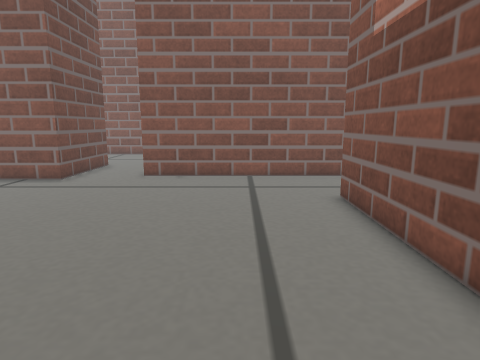
View 1 (above)

19 first-person views from a walk through a world built for the Gazebo simulator. The camera is 0.24 m above the floor, tilts 10° down and sees 75° across. The floor is counted in squares, 0.1 m on a side. Each view is taken from the middle of a square. On the plan, view 1 faces up. The plan holds only what a view shows up to about 19 squares ahead; the rest is blank.

View 2
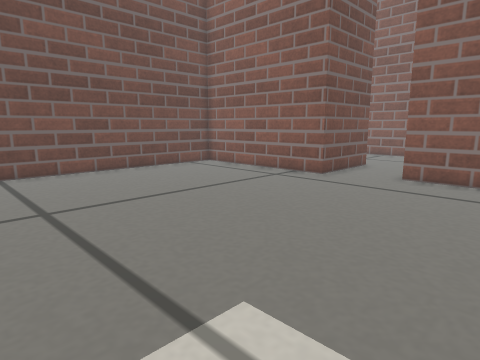

View 3
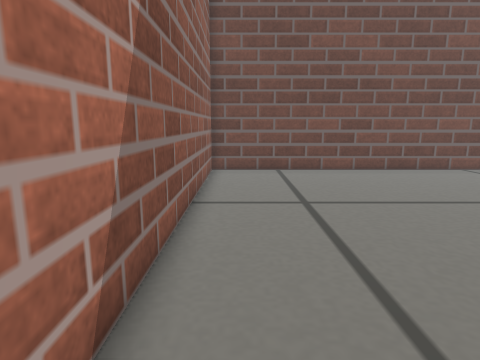

View 4
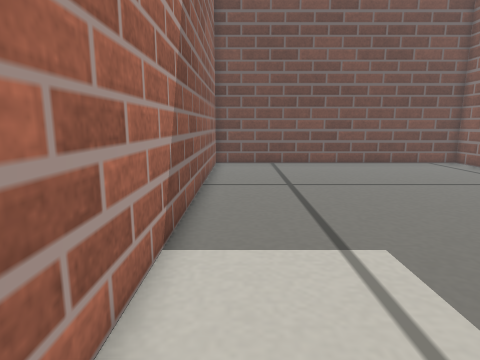

View 5
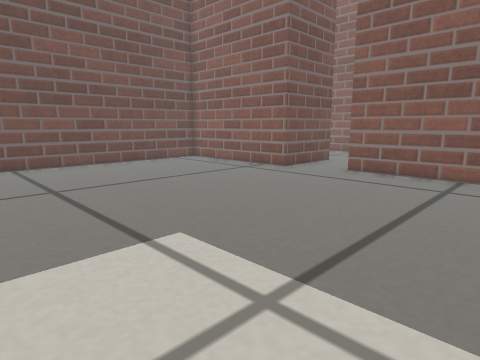

View 6
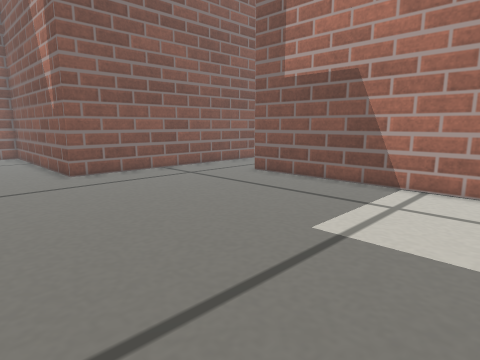

View 7
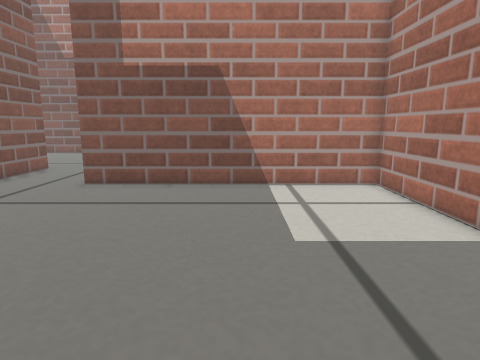

View 8
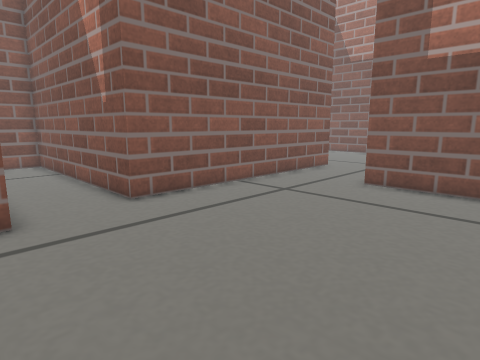

View 9
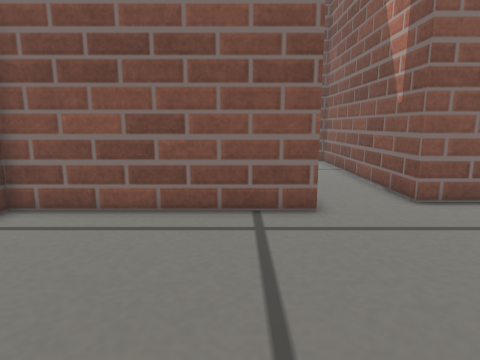

View 10
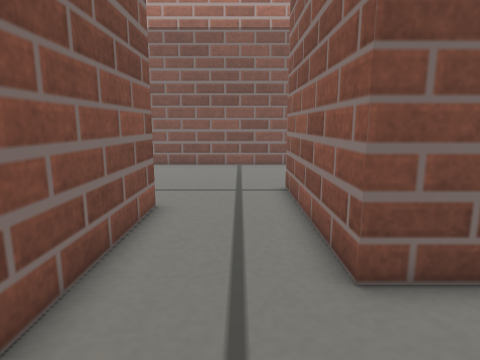

View 11
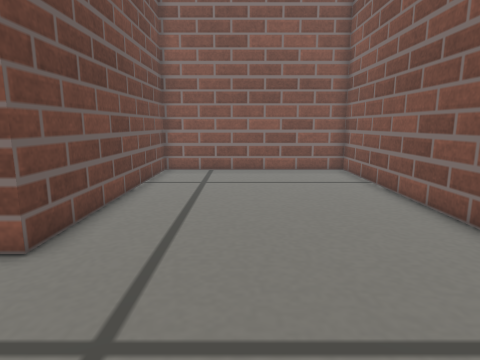

View 12
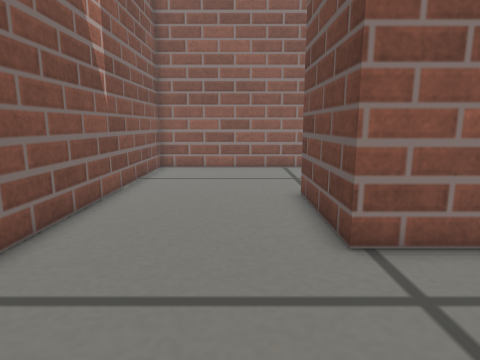

View 13
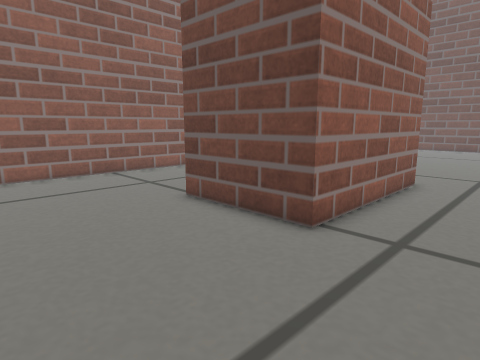

View 14
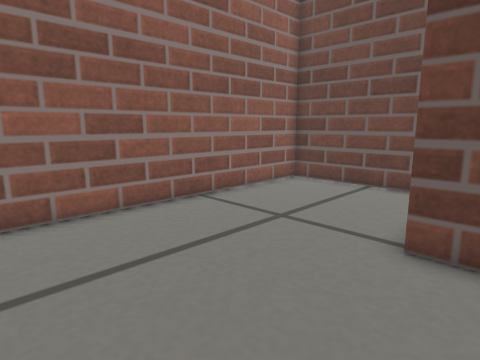

View 15
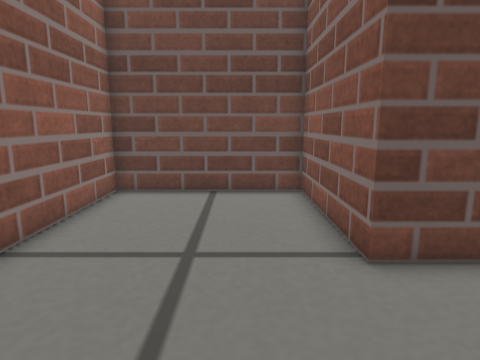

View 16
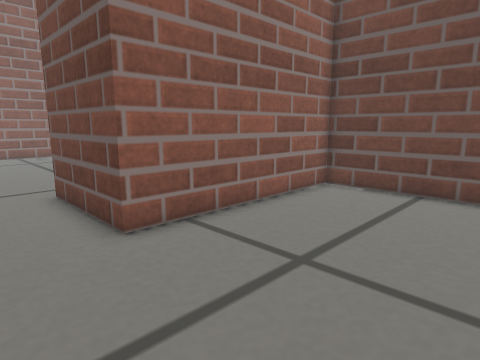

View 17
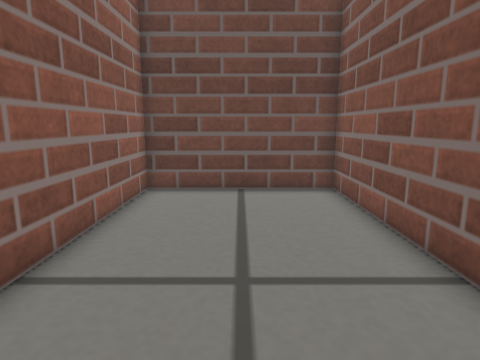

View 18
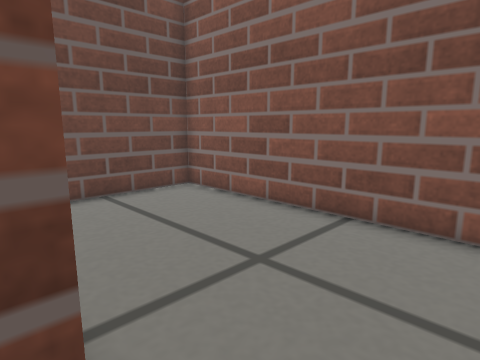

View 19
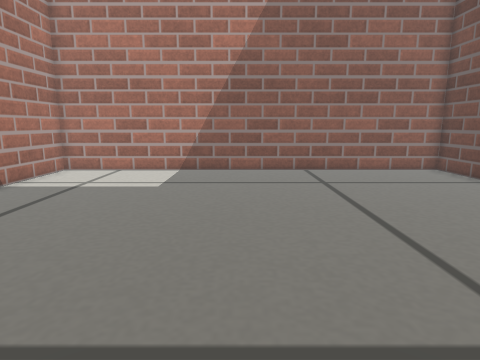

### Floor plan
Ten units are one square. View 1 is at (0, 0); x grows to the right and y downward. Boxes are objects, and circles mark ways between rooms. Rooms are numbered by the first view taken in them; rooms with no view inside come last. Other rooms are left out.
<svg viewBox="-170 -260 350 280">
<path fill="none" stroke="#000" d="M25 -145 -45 -145 -45 -195M-78 -185 -78 -135 -165 -135 -165 15 34 15 34 -102M34 -102 109 -102 109 -53 49 -53 49 15 175 15 175 -255 80 -255 80 -145 25 -145M-45 -195 -45 -255 -165 -255 -165 -185 -78 -185"/>
<circle cx="22" cy="-125" r="3" fill="#2a7"/>
<circle cx="-60" cy="-187" r="3" fill="#2a7"/>
<text x="-60" y="-70">1</text>
<text x="120" y="-120">2</text>
<text x="-110" y="-220">3</text>
</svg>
Room 1 opens to room 2. Room 1 opens to room 3.

Where each view was taken, in squares from view 1:
view 1: 0 up, 0 right, facing up
view 2: 0 up, 0 right, facing up-left
view 3: 0 up, 0 right, facing left
view 4: 0 up, 3 right, facing left
view 5: 1 down, 3 right, facing up-left
view 6: 1 down, 9 left, facing up-right
view 7: 4 up, 9 left, facing right
view 8: 5 up, 9 left, facing up-right
view 9: 5 up, 10 left, facing up
view 10: 12 up, 1 left, facing right
view 11: 9 up, 12 right, facing up
view 12: 16 up, 13 right, facing down
view 13: 14 up, 17 right, facing down-left
view 14: 7 up, 17 right, facing down-left
view 15: 3 up, 16 right, facing left
view 16: 25 up, 5 left, facing down-left
view 17: 22 up, 5 left, facing left
view 18: 18 up, 6 left, facing up-left
view 19: 15 up, 6 left, facing down
